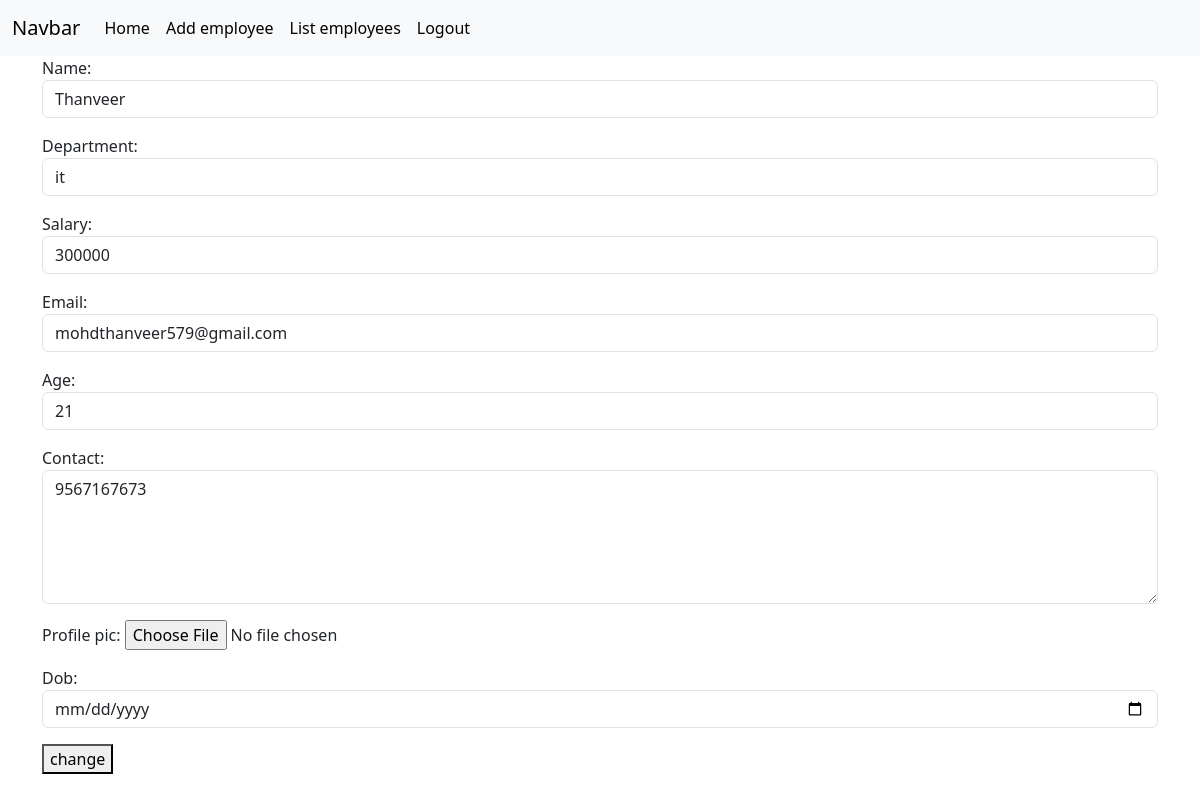
Screenshot of /employees/1/change (signed in) with the database file from the repository.
### crm/models.py (models this page shows, shortened)
class Employees(models.Model):
    name=models.CharField(max_length=200)
    department=models.CharField(max_length=200)
    salary=models.PositiveIntegerField()
    email=models.EmailField(unique=True)
    age=models.PositiveIntegerField(null=True)
    contact=models.CharField(null=True,max_length=200)
    profile_pic=models.ImageField(upload_to="images",null=True,blank=True)
    dob=models.DateField(null=True,blank=True)

### crm/views.py (the view, shortened to what this page needs)
# urls.py: path('employees/<int:pk>/change',views.EmployeeUpdateView.as_view(),name="emp-edit"),
@method_decorator(signin_required,name="dispatch")
class EmployeeUpdateView(View):
    def get(self,request,*args,**kwargs):
        id=kwargs.get("pk")
        obj=Employees.objects.get(id=id)
        form=EmployeeModelForm(instance=obj)
        return render(request,"emp_edit.html",{"form":form})

### crm/forms.py
class EmployeeModelForm(forms.ModelForm):
    class Meta:
        model=Employees
        fields="__all__"
        widgets={
            "name":forms.TextInput(attrs={"class":"form-control"}),
            "department":forms.TextInput(attrs={"class":"form-control"}),
            "salary":forms.NumberInput(attrs={"class":"form-control"}),
            "email":forms.EmailInput(attrs={"class":"form-control"}),
            "age":forms.NumberInput(attrs={"class":"form-control"}),
            "contact":forms.Textarea(attrs={"class":"form-control","rows":5}),
            "dob":forms.DateInput(attrs={"class":"form-control","type":"date"}),
        }

### crm/views.py (called while the page is built)
def signin_required(fn):
    def wrapper(request,*args,**kwargs):
        if not request.user.is_authenticated:
            messages.error(request,"invalid session")
            return redirect("signin")
        else:
            return fn(request,*args,**kwargs)
    return wrapper

### crm/templates/emp_edit.html (shortened to what this page needs)
{%extends 'base.html'%}
{%block body_block%}
<div class="container">
    <form action="" method="post" enctype="multipart/form-data">
        {{form.as_p}}
        <button type="submit">change</button>
    </form>
</div>
{%endblock%}

### rows the page displays
Employees: name "Thanveer", department "it", salary "300000", email "mohdthanveer579@gmail.com", age "21", contact "9567167673"
